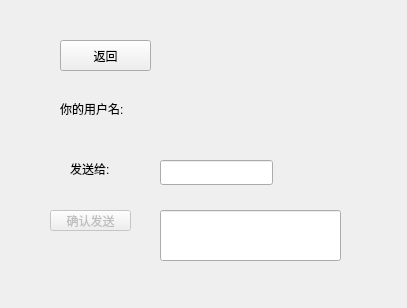
<?xml version="1.0" encoding="UTF-8"?>
<ui version="4.0">
 <class>privatechat</class>
 <widget class="QWidget" name="privatechat">
  <property name="geometry">
   <rect>
    <x>0</x>
    <y>0</y>
    <width>407</width>
    <height>308</height>
   </rect>
  </property>
  <property name="windowTitle">
   <string>Form</string>
  </property>
  <widget class="QPushButton" name="return1">
   <property name="geometry">
    <rect>
     <x>60</x>
     <y>40</y>
     <width>91</width>
     <height>31</height>
    </rect>
   </property>
   <property name="text">
    <string>返回</string>
   </property>
  </widget>
  <widget class="QLabel" name="label_3">
   <property name="geometry">
    <rect>
     <x>70</x>
     <y>160</y>
     <width>81</width>
     <height>18</height>
    </rect>
   </property>
   <property name="text">
    <string>发送给:</string>
   </property>
  </widget>
  <widget class="QLabel" name="your_id">
   <property name="geometry">
    <rect>
     <x>180</x>
     <y>100</y>
     <width>181</width>
     <height>18</height>
    </rect>
   </property>
   <property name="text">
    <string/>
   </property>
  </widget>
  <widget class="QLabel" name="label_4">
   <property name="geometry">
    <rect>
     <x>60</x>
     <y>100</y>
     <width>121</width>
     <height>18</height>
    </rect>
   </property>
   <property name="text">
    <string>你的用户名:</string>
   </property>
  </widget>
  <widget class="QLineEdit" name="target_line">
   <property name="geometry">
    <rect>
     <x>160</x>
     <y>160</y>
     <width>113</width>
     <height>25</height>
    </rect>
   </property>
  </widget>
  <widget class="QPushButton" name="btn_push">
   <property name="enabled">
    <bool>false</bool>
   </property>
   <property name="geometry">
    <rect>
     <x>50</x>
     <y>210</y>
     <width>81</width>
     <height>21</height>
    </rect>
   </property>
   <property name="text">
    <string>确认发送</string>
   </property>
  </widget>
  <widget class="QLineEdit" name="lineEdit_3">
   <property name="geometry">
    <rect>
     <x>160</x>
     <y>210</y>
     <width>181</width>
     <height>51</height>
    </rect>
   </property>
  </widget>
 </widget>
 <resources/>
 <connections/>
</ui>
